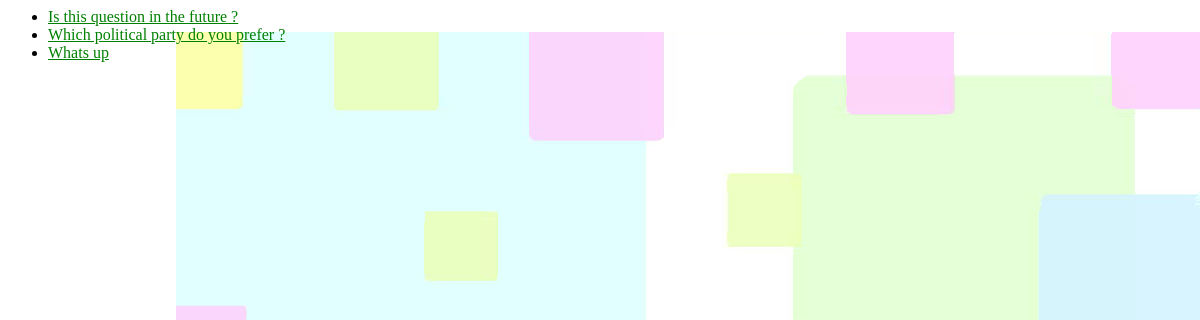
/polls/, run on an earlier commit of the app's database.
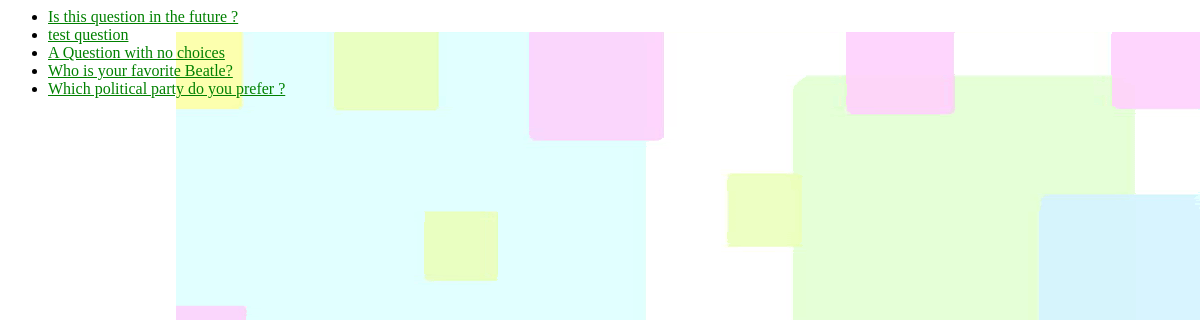
And on a later commit of the database.
### polls/models.py (models this page shows, shortened)
class Question(models.Model):
    question_text = models.CharField(max_length=200)
    pub_date = models.DateTimeField('date published')
    def was_published_recently(self):
        now = timezone.now()
        return now - datetime.timedelta(days=1) <= self.pub_date <= now
    was_published_recently.admin_order_field = 'pub_date'
    was_published_recently.boolean = True
    was_published_recently.short_description = 'Published recently?'

### polls/views.py (the view)
class IndexView(generic.ListView):
    template_name = 'polls/index.html'
    context_object_name = 'latest_question_list'
    def get_queryset(self):
        return Question.objects.filter(
            pub_date__lte=timezone.now()
        ).order_by('-pub_date')[:5]

### polls/templates/polls/index.html
{% load staticfiles %}
<link rel="stylesheet" type="text/css" href="{% static 'polls/style.css' %}" />
{% if latest_question_list %}
    <ul>
    {% for question in latest_question_list %}
		<li><a href="{% url 'polls:detail' question.id %}">{{ question.question_text }}</a></li>
    {% endfor %}
    </ul>
{% else %}
    <p>No polls are available.</p>
{% endif %}

### polls/static/polls/style.css (style rules this page uses)
li a { color: green; }

What changed in the data, as far as the page shows it:
no longer on this page (row unchanged): Question: question_text "Whats up"
added Question: question_text "test question"
added Question: question_text "A Question with no choices"
added Question: question_text "Who is your favorite Beatle?"
